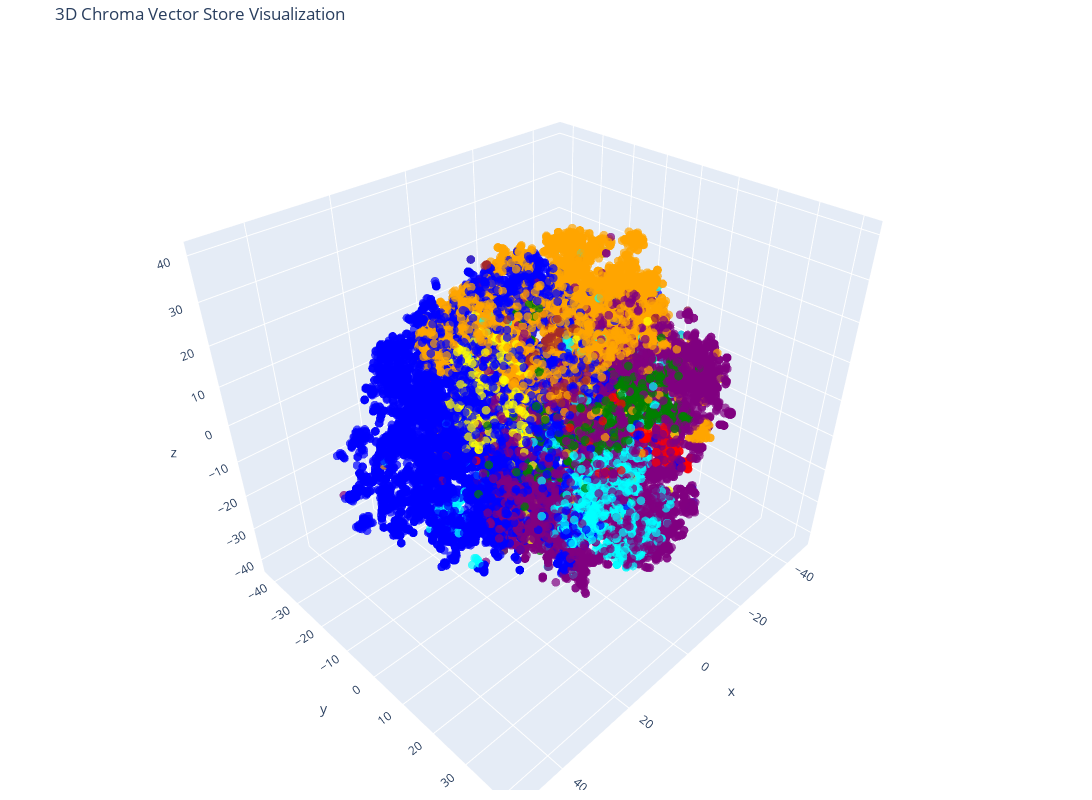

The notebook cell this image was saved under:
### Code cell
# Create the 3D scatter plot
fig = go.Figure(data=[go.Scatter3d(
    x=reduced_vectors[:, 0],
    y=reduced_vectors[:, 1],
    z=reduced_vectors[:, 2],
    mode='markers',
    marker=dict(size=3, color=colors, opacity=0.7),
)])

fig.update_layout(
    title='3D Chroma Vector Store Visualization',
    scene=dict(xaxis_title='x', yaxis_title='y', zaxis_title='z'),
    width=1200,
    height=800,
    margin=dict(r=20, b=10, l=10, t=40)
)

fig.show()

### Figure 1 — Plotly figure (JSON) as saved in the notebook; plotly's stock layout.template omitted (floating-point values rounded to 4 significant figures; data arrays with more than 128 entries replaced by an {"elided": "..."} marker saying what was removed)
{"data": [{"marker": {"color": {"elided": "30000 str values"}, "opacity": 0.7, "size": 3}, "mode": "markers", "type": "scatter3d", "x": {"elided": "30000 float values"}, "y": {"elided": "30000 float values"}, "z": {"elided": "30000 float values"}}], "layout": {"height": 800, "margin": {"b": 10, "l": 10, "r": 20, "t": 40}, "scene": {"xaxis": {"title": {"text": "x"}}, "yaxis": {"title": {"text": "y"}}, "zaxis": {"title": {"text": "z"}}}, "title": {"text": "3D Chroma Vector Store Visualization"}, "width": 1200}}
